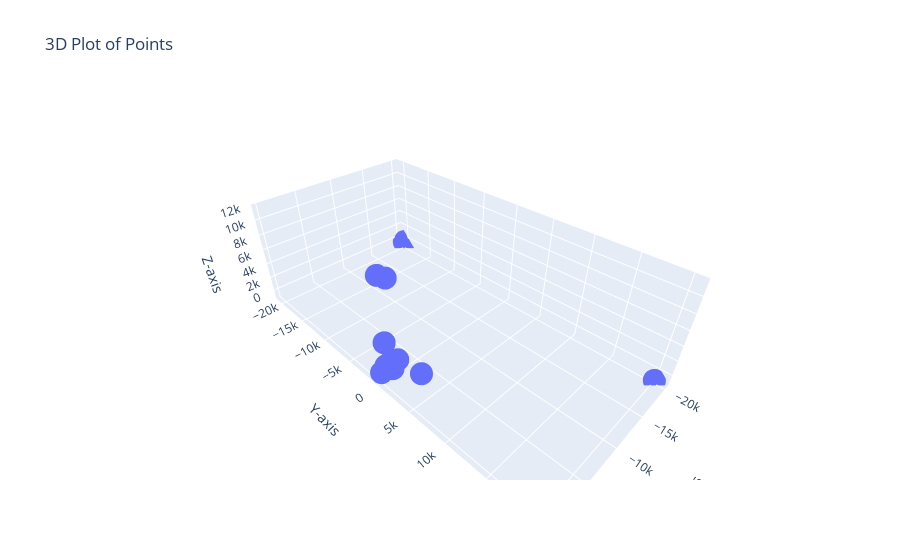

The notebook cell saved with this chart:
### Code cell
plot_3D_points(Xab)

### Figure 1 — Plotly figure (JSON) as saved in the notebook; plotly's stock layout.template omitted (floating-point values rounded to 4 significant figures)
{"data": [{"mode": "markers", "type": "scatter3d", "x": [-1481.0, -87.86, -3031.0, -1073.0, -987.3, -20290.0, -823.4, -606.9, -130.7, -1617.0, -20020.0, -1099.0], "y": [1024.0, -32.95, 2806.0, 675.2, 745.9, -20300.0, -111.3, 143.6, -26.5, -1247.0, 20050.0, 791.4], "z": [1648.0, 54.6, -176.5, 1644.0, 540.9, -575.0, 11660.0, 811.4, 69.75, 2417.0, -968.0, 11670.0]}], "layout": {"scene": {"xaxis": {"title": {"text": "X-axis"}}, "yaxis": {"title": {"text": "Y-axis"}}, "zaxis": {"title": {"text": "Z-axis"}}}, "title": {"text": "3D Plot of Points"}}}
